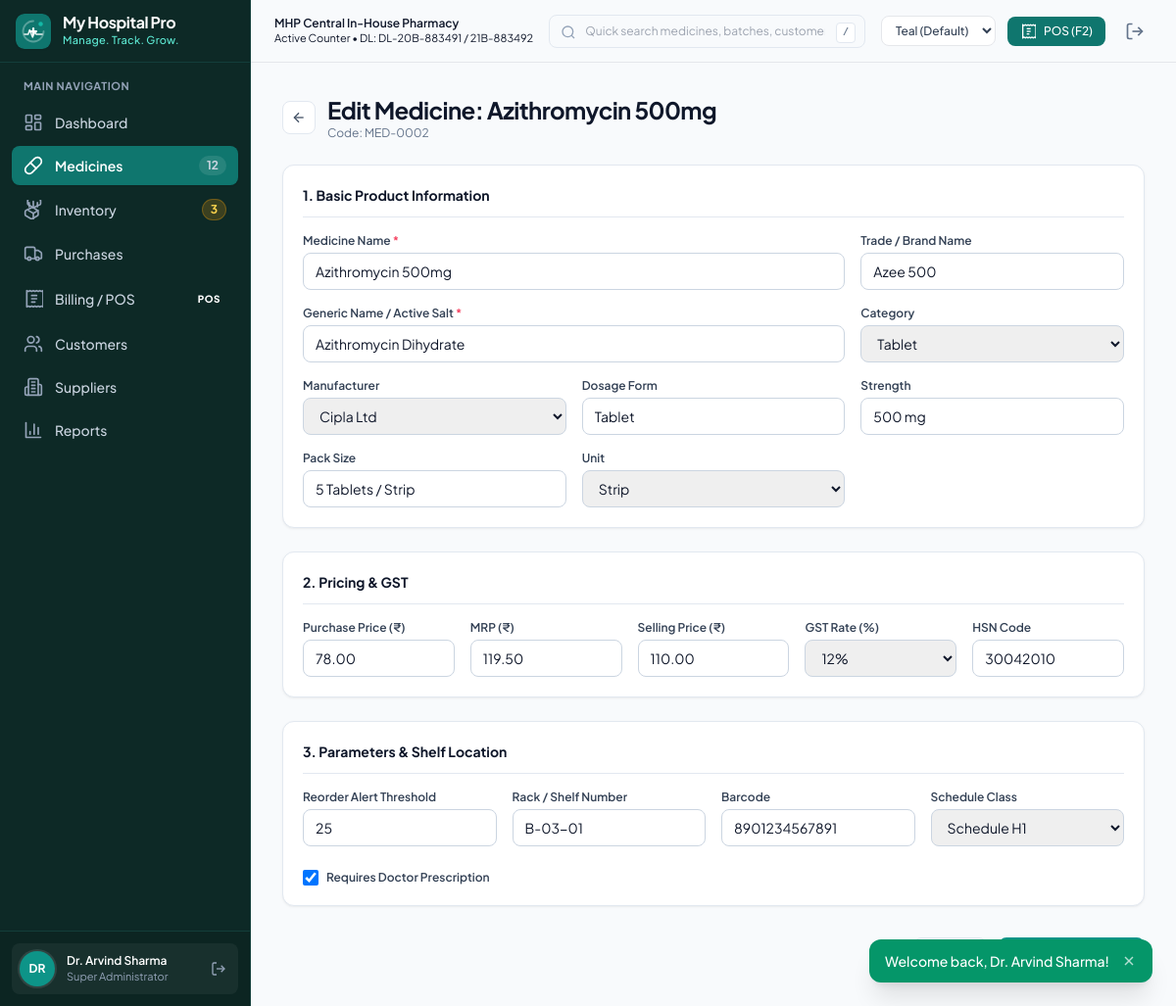
/medicines/edit.php?id=2 (signed in), run on the app's committed database.
### tables this page shows
CREATE TABLE `users` (
  `id` INT UNSIGNED NOT NULL AUTO_INCREMENT,
  `name` VARCHAR(100) NOT NULL,
  `username` VARCHAR(50) NOT NULL UNIQUE,
  `email` VARCHAR(100) NOT NULL UNIQUE,
  `password` VARCHAR(255) NOT NULL,
  `role_id` INT UNSIGNED NOT NULL,
  `phone` VARCHAR(20) DEFAULT NULL,
  `status` ENUM('active', 'inactive') NOT NULL DEFAULT 'active',
  `last_login` DATETIME DEFAULT NULL,
  `created_at` TIMESTAMP NOT NULL DEFAULT CURRENT_TIMESTAMP,
  `updated_at` TIMESTAMP NOT NULL DEFAULT CURRENT_TIMESTAMP ON UPDATE CURRENT_TIMESTAMP,
  PRIMARY KEY (`id`),
  KEY `idx_users_role` (`role_id`),
  CONSTRAINT `fk_users_role` FOREIGN KEY (`role_id`) REFERENCES `roles` (`id`) ON UPDATE CASCADE
);

CREATE TABLE `roles` (
  `id` INT UNSIGNED NOT NULL AUTO_INCREMENT,
  `name` VARCHAR(50) NOT NULL UNIQUE,
  `display_name` VARCHAR(100) NOT NULL,
  `description` TEXT DEFAULT NULL,
  `created_at` TIMESTAMP NOT NULL DEFAULT CURRENT_TIMESTAMP,
  PRIMARY KEY (`id`)
);

CREATE TABLE `medicines` (
  `id` INT UNSIGNED NOT NULL AUTO_INCREMENT,
  `medicine_code` VARCHAR(30) NOT NULL UNIQUE,
  `name` VARCHAR(150) NOT NULL,
  `generic_name` VARCHAR(255) DEFAULT NULL,
  `brand_name` VARCHAR(100) DEFAULT NULL,
  `category_id` INT UNSIGNED NOT NULL,
  `manufacturer_id` INT UNSIGNED DEFAULT NULL,
  `dosage_form` VARCHAR(50) DEFAULT 'Tablet',
  `strength` VARCHAR(50) DEFAULT NULL,
  `pack_size` VARCHAR(50) DEFAULT '10 Tablets / Strip',
  `unit` VARCHAR(30) DEFAULT 'Strip',
  `hsn_code` VARCHAR(20) DEFAULT '30049099',
  `gst_rate` DECIMAL(5,2) NOT NULL DEFAULT 12.00,
  `mrp` DECIMAL(10,2) NOT NULL DEFAULT 0.00,
  `selling_price` DECIMAL(10,2) NOT NULL DEFAULT 0.00,
  `purchase_price` DECIMAL(10,2) NOT NULL DEFAULT 0.00,
  `reorder_level` INT NOT NULL DEFAULT 20,
  `minimum_stock` INT NOT NULL DEFAULT 10,
  `maximum_stock` INT NOT NULL DEFAULT 500,
  `rack_number` VARCHAR(30) DEFAULT NULL,
  `barcode` VARCHAR(50) DEFAULT NULL,
  `prescription_required` TINYINT(1) NOT NULL DEFAULT 0,
  `schedule_type` ENUM('General (OTC)', 'Schedule H', 'Schedule H1', 'Schedule X', 'Schedule G') NOT NULL DEFAULT 'General (OTC)',
  `status` ENUM('active', 'inactive') NOT NULL DEFAULT 'active',
  `created_at` TIMESTAMP NOT NULL DEFAULT CURRENT_TIMESTAMP,
  `updated_at` TIMESTAMP NOT NULL DEFAULT CURRENT_TIMESTAMP ON UPDATE CURRENT_TIMESTAMP,
  PRIMARY KEY (`id`),
  KEY `idx_med_name` (`name`),
  KEY `idx_med_generic` (`generic_name`),
  KEY `idx_med_barcode` (`barcode`),
  KEY `idx_med_category` (`category_id`),
  KEY `idx_med_manufacturer` (`manufacturer_id`),
  CONSTRAINT `fk_med_category` FOREIGN KEY (`category_id`) REFERENCES `medicine_categories` (`id`) ON UPDATE CASCADE,
  CONSTRAINT `fk_med_manufacturer` FOREIGN KEY (`manufacturer_id`) REFERENCES `manufacturers` (`id`) ON UPDATE CASCADE ON DELETE SET NULL
);

CREATE TABLE `medicine_categories` (
  `id` INT UNSIGNED NOT NULL AUTO_INCREMENT,
  `name` VARCHAR(80) NOT NULL UNIQUE,
  `description` VARCHAR(255) DEFAULT NULL,
  `status` ENUM('active', 'inactive') NOT NULL DEFAULT 'active',
  `created_at` TIMESTAMP NOT NULL DEFAULT CURRENT_TIMESTAMP,
  PRIMARY KEY (`id`)
);

CREATE TABLE `manufacturers` (
  `id` INT UNSIGNED NOT NULL AUTO_INCREMENT,
  `name` VARCHAR(150) NOT NULL UNIQUE,
  `contact_person` VARCHAR(100) DEFAULT NULL,
  `phone` VARCHAR(30) DEFAULT NULL,
  `email` VARCHAR(100) DEFAULT NULL,
  `address` VARCHAR(255) DEFAULT NULL,
  `status` ENUM('active', 'inactive') NOT NULL DEFAULT 'active',
  `created_at` TIMESTAMP NOT NULL DEFAULT CURRENT_TIMESTAMP,
  PRIMARY KEY (`id`)
);

CREATE TABLE `medicine_units` (
  `id` INT UNSIGNED NOT NULL AUTO_INCREMENT,
  `name` VARCHAR(50) NOT NULL UNIQUE,
  `short_code` VARCHAR(20) NOT NULL UNIQUE,
  `description` VARCHAR(150) DEFAULT NULL,
  `created_at` TIMESTAMP NOT NULL DEFAULT CURRENT_TIMESTAMP,
  PRIMARY KEY (`id`)
);

### medicines/edit.php (the view, shortened to what the rows shown need)
<?php
require_once __DIR__ . '/../includes/header.php';
require_once __DIR__ . '/../includes/sidebar.php';
$db = get_db();
$id = (int)($_GET['id'] ?? 0);
$stmt = $db->prepare("SELECT * FROM medicines WHERE id = ?");
$stmt->execute([$id]);
$med = $stmt->fetch();
$categories = $db->query("SELECT * FROM medicine_categories WHERE status = 'active' ORDER BY name ASC")->fetchAll();
$manufacturers = $db->query("SELECT * FROM manufacturers WHERE status = 'active' ORDER BY name ASC")->fetchAll();
$units = $db->query("SELECT * FROM medicine_units ORDER BY name ASC")->fetchAll();
?>
<div class="flex-1 flex flex-col min-w-0 overflow-hidden">
    <main class="flex-1 overflow-y-auto p-4 md:p-6 lg:p-8 space-y-6">
        <div class="flex items-center justify-between">
            <div class="flex items-center gap-3">
                <div>
                    <h1 class="text-xl md:text-2xl font-bold text-slate-900 tracking-tight">Edit Medicine: <?= e($med['name']) ?></h1>
                    <p class="text-xs text-slate-500">Code: <?= e($med['medicine_code']) ?></p>
                </div>
            </div>
        </div>
        <form method="POST" action="edit.php?id=<?= $id ?>" class="space-y-6 max-w-5xl">
            <div class="app-card p-5 bg-white border border-slate-200 rounded-xl shadow-xs space-y-4">
                <div class="grid grid-cols-1 md:grid-cols-2 lg:grid-cols-3 gap-4">
                    <div class="lg:col-span-2">
                        <label class="text-xs font-semibold text-slate-700 mb-1 block">Medicine Name <span class="text-rose-500">*</span></label>
                        <input type="text" name="name" required value="<?= e($med['name']) ?>" class="w-full border border-slate-300 rounded-lg px-3 py-2 text-xs sm:text-sm focus:ring-2 focus:ring-teal-600">
                    </div>
                    <div>
                        <label class="text-xs font-semibold text-slate-700 mb-1 block">Trade / Brand Name</label>
                        <input type="text" name="brand_name" value="<?= e($med['brand_name'] ?? '') ?>" class="w-full border border-slate-300 rounded-lg px-3 py-2 text-xs sm:text-sm focus:ring-2 focus:ring-teal-600">
                    </div>
                    <div class="lg:col-span-2">
                        <label class="text-xs font-semibold text-slate-700 mb-1 block">Generic Name / Active Salt <span class="text-rose-500">*</span></label>
                        <input type="text" name="generic_name" required value="<?= e($med['generic_name'] ?? '') ?>" class="w-full border border-slate-300 rounded-lg px-3 py-2 text-xs sm:text-sm focus:ring-2 focus:ring-teal-600">
                    </div>
                    <div>
                        <label class="text-xs font-semibold text-slate-700 mb-1 block">Category</label>
                        <select name="category_id" class="w-full border border-slate-300 rounded-lg px-3 py-2 text-xs sm:text-sm focus:ring-2 focus:ring-teal-600">
                            <?php foreach ($categories as $cat): ?>
                                <option value="<?= $cat['id'] ?>" <?= ($med['category_id'] == $cat['id']) ? 'selected' : '' ?>><?= e($cat['name']) ?></option>
                            <?php endforeach; ?>
                        </select>
                    </div>
                    <div>
                        <label class="text-xs font-semibold text-slate-700 mb-1 block">Manufacturer</label>
                        <select name="manufacturer_id" class="w-full border border-slate-300 rounded-lg px-3 py-2 text-xs sm:text-sm focus:ring-2 focus:ring-teal-600">
                            <?php foreach ($manufacturers as $man): ?>
                                <option value="<?= $man['id'] ?>" <?= ($med['manufacturer_id'] == $man['id']) ? 'selected' : '' ?>><?= e($man['name']) ?></option>
                            <?php endforeach; ?>
                        </select>
                    </div>
                    <div>
                        <label class="text-xs font-semibold text-slate-700 mb-1 block">Dosage Form</label>
                        <input type="text" name="dosage_form" value="<?= e($med['dosage_form'] ?? '') ?>" class="w-full border border-slate-300 rounded-lg px-3 py-2 text-xs sm:text-sm focus:ring-2 focus:ring-teal-600">
                    </div>
                    <div>
                        <label class="text-xs font-semibold text-slate-700 mb-1 block">Strength</label>
                        <input type="text" name="strength" value="<?= e($med['strength'] ?? '') ?>" class="w-full border border-slate-300 rounded-lg px-3 py-2 text-xs sm:text-sm focus:ring-2 focus:ring-teal-600">
                    </div>
                    <div>
                        <label class="text-xs font-semibold text-slate-700 mb-1 block">Pack Size</label>
                        <input type="text" name="pack_size" value="<?= e($med['pack_size'] ?? '') ?>" class="w-full border border-slate-300 rounded-lg px-3 py-2 text-xs sm:text-sm focus:ring-2 focus:ring-teal-600">
                    </div>
                    <div>
                        <label class="text-xs font-semibold text-slate-700 mb-1 block">Unit</label>
                        <select name="unit" class="w-full border border-slate-300 rounded-lg px-3 py-2 text-xs sm:text-sm focus:ring-2 focus:ring-teal-600">
                            <?php foreach ($units as $u): ?>
                                <option value="<?= e($u['name']) ?>" <?= ($med['unit'] === $u['name']) ? 'selected' : '' ?>><?= e($u['name']) ?></option>
                            <?php endforeach; ?>
                        </select>
                    </div>
                </div>
            </div>
            <div class="app-card p-5 bg-white border border-slate-200 rounded-xl shadow-xs space-y-4">
                <div class="grid grid-cols-1 sm:grid-cols-2 lg:grid-cols-5 gap-4">
                    <div>
                        <label class="text-xs font-semibold text-slate-700 mb-1 block">Purchase Price (₹)</label>
                        <input type="number" step="0.01" name="purchase_price" value="<?= e($med['purchase_price']) ?>" class="w-full border border-slate-300 rounded-lg px-3 py-2 text-xs sm:text-sm focus:ring-2 focus:ring-teal-600">
                    </div>
                    <div>
                        <label class="text-xs font-semibold text-slate-700 mb-1 block">MRP (₹)</label>
                        <input type="number" step="0.01" name="mrp" value="<?= e($med['mrp']) ?>" class="w-full border border-slate-300 rounded-lg px-3 py-2 text-xs sm:text-sm focus:ring-2 focus:ring-teal-600">
                    </div>
                    <div>
                        <label class="text-xs font-semibold text-slate-700 mb-1 block">Selling Price (₹)</label>
                        <input type="number" step="0.01" name="selling_price" value="<?= e($med['selling_price']) ?>" class="w-full border border-slate-300 rounded-lg px-3 py-2 text-xs sm:text-sm focus:ring-2 focus:ring-teal-600">
                    </div>
                    <div>
                        <label class="text-xs font-semibold text-slate-700 mb-1 block">GST Rate (%)</label>
                        <select name="gst_rate" class="w-full border border-slate-300 rounded-lg px-3 py-2 text-xs sm:text-sm focus:ring-2 focus:ring-teal-600">
                            <option value="12.00" <?= ($med['gst_rate'] == 12) ? 'selected' : '' ?>>12%</option>
                        </select>
                    </div>
                    <div>
                        <label class="text-xs font-semibold text-slate-700 mb-1 block">HSN Code</label>
                        <input type="text" name="hsn_code" value="<?= e($med['hsn_code']) ?>" class="w-full border border-slate-300 rounded-lg px-3 py-2 text-xs sm:text-sm focus:ring-2 focus:ring-teal-600">
                    </div>
                </div>
            </div>
            <div class="app-card p-5 bg-white border border-slate-200 rounded-xl shadow-xs space-y-4">
                <div class="grid grid-cols-1 sm:grid-cols-2 lg:grid-cols-4 gap-4">
                    <div>
                        <label class="text-xs font-semibold text-slate-700 mb-1 block">Reorder Alert Threshold</label>
                        <input type="number" name="reorder_level" value="<?= e($med['reorder_level']) ?>" class="w-full border border-slate-300 rounded-lg px-3 py-2 text-xs sm:text-sm focus:ring-2 focus:ring-teal-600">
                    </div>
                    <div>
                        <label class="text-xs font-semibold text-slate-700 mb-1 block">Rack / Shelf Number</label>
                        <input type="text" name="rack_number" value="<?= e($med['rack_number'] ?? '') ?>" class="w-full border border-slate-300 rounded-lg px-3 py-2 text-xs sm:text-sm focus:ring-2 focus:ring-teal-600">
                    </div>
                    <div>
                        <label class="text-xs font-semibold text-slate-700 mb-1 block">Barcode</label>
                        <input type="text" name="barcode" value="<?= e($med['barcode'] ?? '') ?>" class="w-full border border-slate-300 rounded-lg px-3 py-2 text-xs sm:text-sm focus:ring-2 focus:ring-teal-600">
                    </div>
                    <div>
                        <label class="text-xs font-semibold text-slate-700 mb-1 block">Schedule Class</label>
                        <select name="schedule_type" class="w-full border border-slate-300 rounded-lg px-3 py-2 text-xs sm:text-sm focus:ring-2 focus:ring-teal-600">
                            <option value="Schedule H1" <?= ($med['schedule_type'] === 'Schedule H1') ? 'selected' : '' ?>>Schedule H1</option>
                        </select>
                    </div>
                </div>
                <div class="pt-2">
                    <label class="flex items-center gap-2 cursor-pointer">
                        <input type="checkbox" name="prescription_required" value="1" <?= $med['prescription_required'] ? 'checked' : '' ?> class="rounded text-teal-600 focus:ring-teal-500 border-slate-300 w-4 h-4">
                        <span class="text-xs font-semibold text-slate-700">Requires Doctor Prescription</span>
                    </label>
                </div>
            </div>
        </form>
    </main>
</div>
<?php require_once __DIR__ . '/../includes/footer.php'; ?>

### includes/sidebar.php (shortened to what the rows shown need)
<?php
$root = get_root_url();
$user = current_user();
?>
<aside id="app-sidebar" class="transition-transform duration-200 z-30 fixed lg:static inset-y-0 left-0 -translate-x-full lg:translate-x-0 flex flex-col h-full bg-[var(--sidebar-bg)] border-r border-[var(--sidebar-border)] text-[var(--sidebar-text)] w-64 select-none">
    <div class="p-3 border-t border-[var(--sidebar-border)] bg-black/10">
        <div class="flex items-center gap-3 p-2 rounded-lg bg-white/5">
            <div class="w-9 h-9 rounded-full bg-teal-600 flex items-center justify-center font-bold text-white text-xs ring-2 ring-white/10">
                <?= strtoupper(substr($user['name'] ?? 'AD', 0, 2)) ?>
            </div>
            <div class="flex-1 min-w-0">
                <div class="text-xs font-semibold text-white truncate"><?= e($user['name'] ?? 'Staff User') ?></div>
                <div class="text-[11px] text-slate-400 truncate"><?= e($user['role_display'] ?? 'Staff') ?></div>
            </div>
            <a href="<?= $root ?>logout.php" title="Sign Out" class="text-slate-400 hover:text-rose-400 p-1 rounded transition-colors">
                <svg class="w-4 h-4" viewBox="0 0 24 24" fill="none" stroke="currentColor" stroke-width="2"><path d="M9 21H5a2 2 0 0 1-2-2V5a2 2 0 0 1 2-2h4"/><polyline points="16 17 21 12 16 7"/><line x1="21" x2="9" y1="12" y2="12"/></svg>
            </a>
        </div>
    </div>
</aside>

### data on the page
users: name "DR", name "Dr. Arvind Sharma", role.display_name "Super Administrator"
medicines: name "Azithromycin 500mg", medicine_code "MED-0002", brand_name "Azee 500", generic_name "Azithromycin Dihydrate", category_id "Tablet", manufacturer_id "Cipla Ltd", dosage_form "Tablet", strength "500 mg", pack_size "5 Tablets / Strip", unit "Strip", purchase_price "78.00", mrp "119.50", selling_price "110.00", gst_rate "12%", hsn_code "30042010", reorder_level "25", rack_number "B-03-01", barcode "8901234567891", schedule_type "Schedule H1", prescription_required "☑"

### other printed values
get_setting('hospital_name', APP_NAME) "My Hospital Pro"
get_setting('tagline', APP_TAGLINE) "Manage. Track. Grow."
$item['label'] "Dashboard"
$item['label'] "Medicines"
$item['badge'] "12"
$item['label'] "Inventory"
$item['badge'] "3"
$item['label'] "Purchases"
$item['label'] "Billing / POS"
$item['label'] "Customers"
$item['label'] "Suppliers"
$item['label'] "Reports"
get_setting('store_name', HOSPITAL_STORE_NAME) "MHP Central In-House Pharmacy"
get_setting('drug_license', HOSPITAL_DL_NUMBER) "DL-20B-883491 / 21B-883492"
$flash['message'] "Welcome back, Dr. Arvind Sharma!"
